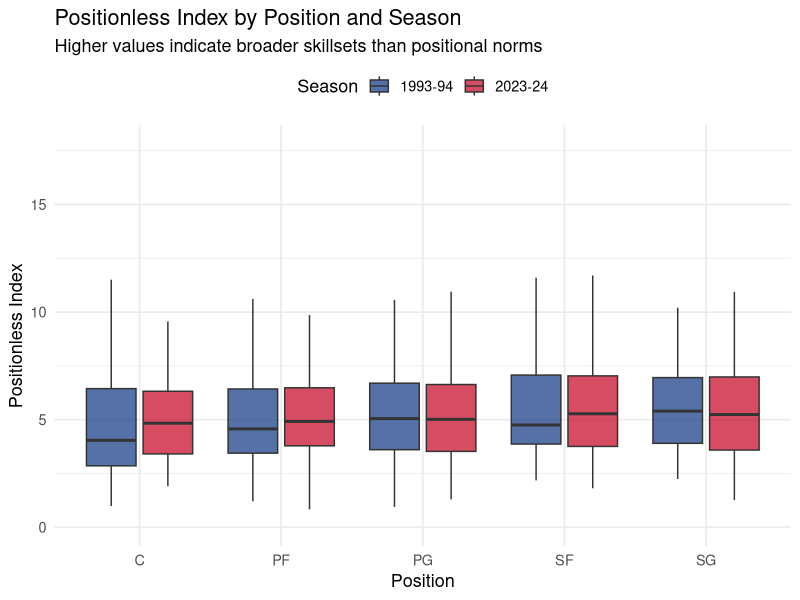

Here is the R script that generated this plot:
# Load required libraries
library(tidyverse)
library(scales)

# Step 1: Load per game and advanced stats separately for each season
pg_93 <- read_csv("Source Data/1993-1994 NBA Player Stats Per Game.csv")
adv_93 <- read_csv("Source Data/1993-1994 NBA Player Advanced Stats Per Game.csv")

pg_23 <- read_csv("Source Data/2023-2024 NBA Player Stats Per Game.csv")
adv_23 <- read_csv("Source Data/2023-2024 NBA Player Advanced Stats Per Game.csv")

# Step 2: Merge per game + advanced for each season separately
nba_93 <- inner_join(pg_93, adv_93, by = c("Player", "Pos"))
nba_23 <- inner_join(pg_23, adv_23, by = c("Player", "Pos"))

# Step 3: Clean and select required variables
select_stats <- function(df) {
  df %>%
    select(Player, Pos,
           AST = AST,    # per-game
           STL = STL,
           TRB = TRB,
           BLK = BLK,
           `3PAr` = `3PAr`, # advanced
           `USG%` = `USG%`,
           TOV = TOV) %>%
    drop_na() %>%
    filter(Pos %in% c("PG", "SG", "SF", "PF", "C"))
}

nba_93_clean <- select_stats(nba_93)
nba_23_clean <- select_stats(nba_23)

# Step 4: Standardize stats within position (z-scores) and compute Positionless Index
calculate_index <- function(df) {
  df %>%
    group_by(Pos) %>%
    mutate(across(c(AST, STL, TRB, BLK, `3PAr`, `USG%`, TOV), ~ scale(.)[,1])) %>%
    ungroup() %>%
    mutate(Positionless_Index = abs(AST) + abs(STL) + abs(`3PAr`) +
             abs(`USG%`) + abs(TOV) +
             abs(TRB) + abs(BLK))
}

nba_93_indexed <- calculate_index(nba_93_clean) %>% mutate(Season = "1993-94")
nba_23_indexed <- calculate_index(nba_23_clean) %>% mutate(Season = "2023-24")

# Step 5: Combine the two processed datasets
nba_index_all <- bind_rows(nba_93_indexed, nba_23_indexed)

# Step 6: Plot Positionless Index distribution
ggplot(nba_index_all, aes(x = Pos, y = Positionless_Index, fill = Season)) +
  geom_boxplot(alpha = 0.75, outlier.shape = NA, width = 0.7, position = position_dodge(width = 0.8)) +
  scale_fill_manual(values = c("#1D428A", "#C8102E")) +
  theme_minimal(base_size = 13) +
  labs(title = "Positionless Index by Position and Season",
       subtitle = "Higher values indicate broader skillsets than positional norms",
       x = "Position", y = "Positionless Index",
       fill = "Season") +
  coord_cartesian(ylim = c(0, NA)) +
  theme(legend.position = "top")

# Desired order: C, PF, SF, SG, PG
position_order <- c("C", "PF", "SF", "SG", "PG")
season_order <- c("1993-94", "2023-24")

# Group, summarize, and arrange
nba_index_all %>%
  group_by(Season, Pos) %>%
  summarise(Mean_Index = round(mean(Positionless_Index, na.rm = TRUE), 3), .groups = "drop") %>%
  mutate(Pos = factor(Pos, levels = position_order),
         Season = factor(Season, levels = season_order)) %>%
  arrange(Pos, Season)
